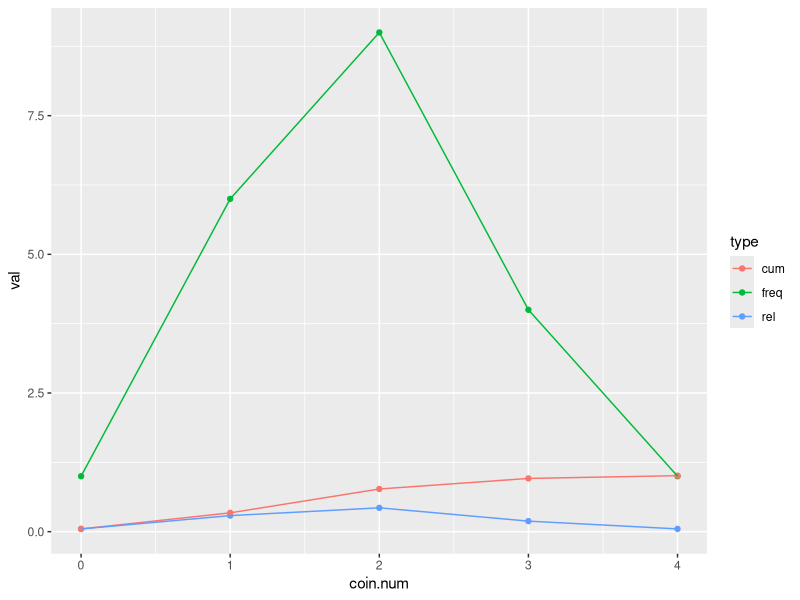
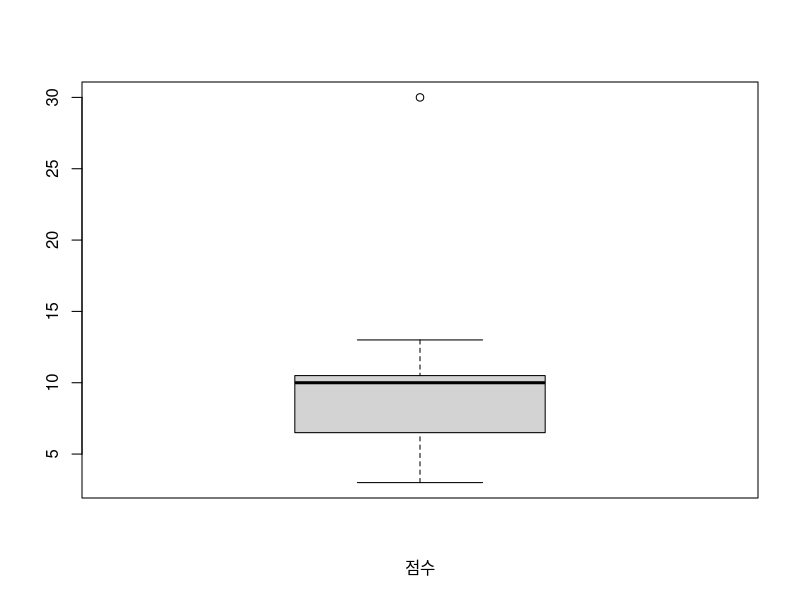
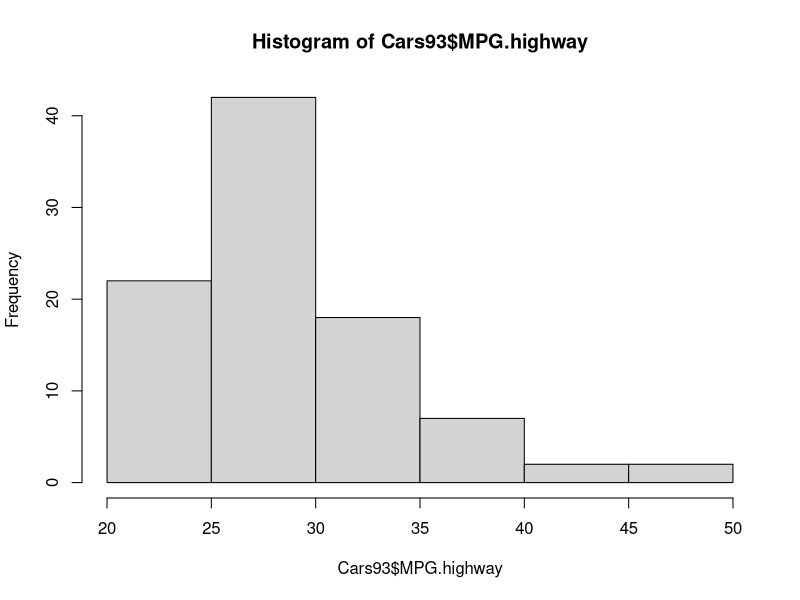
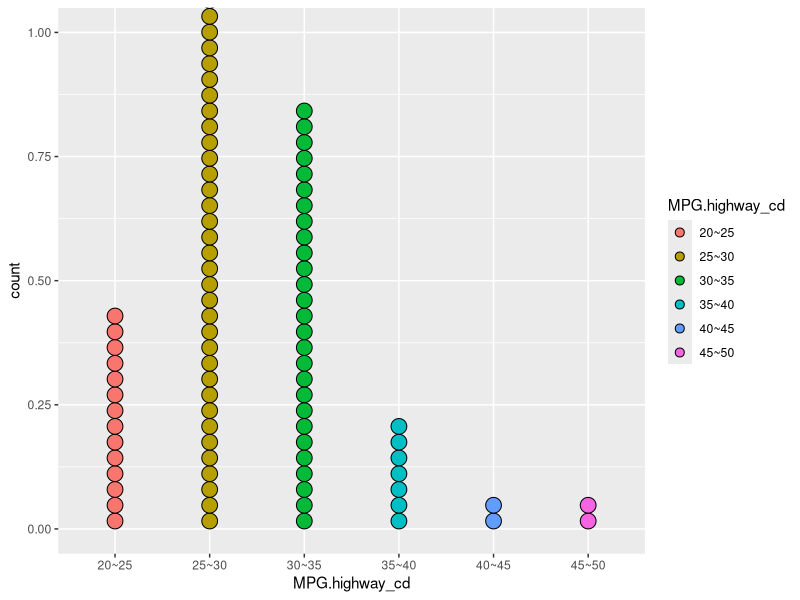
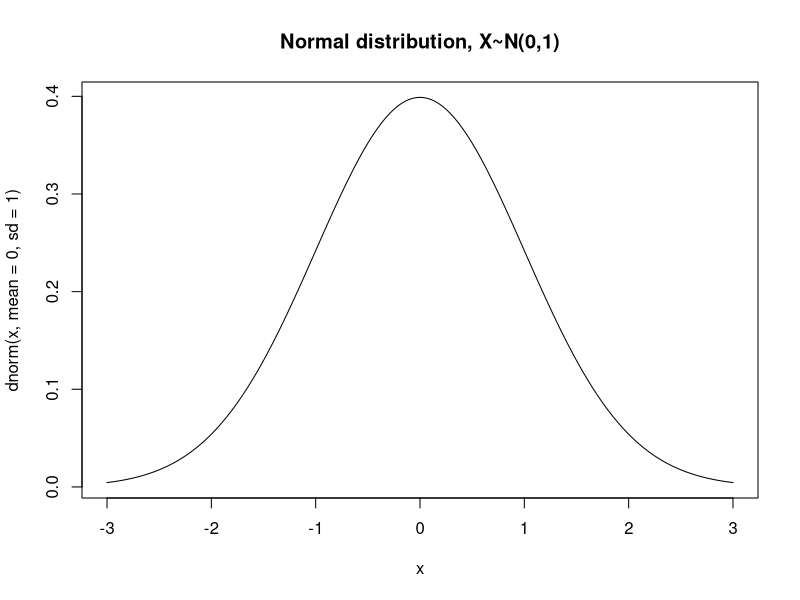

Here is the R script that generated these plots, in order: (Note: this script raises an error after producing the figures.)
library(ggplot2)
coin<-c(2,2,0,1,1,1,2,2,3,4,1,3,2,3,3,1,2,2,1,2,2)
coin.num=sort(unique(coin))
coin.freq=rep(0,4)
for(i in 1:length(coin.num)){
	coin.freq[i]<-length(coin[coin==i-1])
}
coin.rel=round(coin.freq/length(coin), 2)
coin.cum=cumsum(coin.rel)
coin.freq<-data.frame(coin.num, coin.freq)
names(coin.freq)[2]<-paste("val")
coin.freq$type=rep("freq", length(coin.num))
coin.freq
coin.rel=data.frame(coin.num, coin.rel)
names(coin.rel)[2]<-paste("val")
coin.rel$type=rep("rel", length(coin.num))
coin.rel
coin.cum=data.frame(coin.num, coin.cum)
names(coin.cum)[2]<-paste("val")
coin.cum$type = rep("cum", length(coin.num))
coin.cum
coin.graph=rbind(coin.freq, coin.rel, coin.cum)
ggplot(coin.graph, aes(coin.num, val, group=type, col=type))+geom_point()+geom_line()

score4<-c(3,3,6,7,7,10,10,10,11,13,30)
summary(score4)
total<-sum((score4-mean(score4))*(score4-mean(score4)))
total/length(score4)
var_val<-total/(length(score4)-1)
sqrt(var_val)
sd(score4)
range(score4)[2]-range(score4)[1]
diff(range(score4))
quantile(score4)
quantile(score4, 0.25, type=1)
quantile(score4, probs=c(1:100)/100)
fivenum(score4)
IQR(score4)
ret<-boxplot(score4, xlab="점수")
print(ret)


sapply(mtcars, mean, na.rm=TRUE)

library(MASS)
str(Cars93)
hist(Cars93$MPG.highway)
disc_1<-Cars93[,c("Model", "MPG.highway")]
head(disc_1)
disc_1<-within( disc_1,{
	MPG.highway_cd=character(0)
	MPG.highway_cd[MPG.highway>=20 & MPG.highway<25]="20~25"
	MPG.highway_cd[MPG.highway>=25 & MPG.highway<30]="25~30"
	MPG.highway_cd[MPG.highway>=30 & MPG.highway<35]="30~35"
	MPG.highway_cd[MPG.highway>=35 & MPG.highway<40]="35~40"
	MPG.highway_cd[MPG.highway>=40 & MPG.highway<45]="40~45"
	MPG.highway_cd[MPG.highway>=45 & MPG.highway<=50]="45~50"
	MPG.highway_cd=factor(MPG.highway_cd, level=c("20~25", "25~30","30~35","35~40","40~45","45~50"))
})
attributes(disc_1$MPG.highway_cd)
table(disc_1$MPG.highway_cd)
disc_1

tapply(disc_1$MPG.highway, disc_1$MPG.highway_cd, sum)
tapply(disc_1$MPG.highway, disc_1$MPG.highway_cd, mean)
tapply(disc_1$MPG.highway, disc_1$MPG.highway_cd, sd)
ggplot(disc_1, aes(x=MPG.highway_cd, fill=MPG.highway_cd))+geom_dotplot()
#4분위수 범주화 
summary(disc_1$MPG.highway)
disc_1 <- within(disc_1, {
  MPG.highway_cd2 = character(0)
  MPG.highway_cd2 [MPG.highway < quantile(MPG.highway, 0.25)] = "1Q"
  MPG.highway_cd2 [MPG.highway >= quantile(MPG.highway, 0.25) &
                     MPG.highway < quantile(MPG.highway, 0.50)] = "2Q"
  MPG.highway_cd2 [MPG.highway >= quantile(MPG.highway, 0.50) &
                     MPG.highway < quantile(MPG.highway, 0.75)] = "3Q"
  MPG.highway_cd2 [MPG.highway >= quantile(MPG.highway, 0.75)] = "4Q"
  MPG.highway_cd2 = factor(MPG.highway_cd2, 
                           level = c("1Q","2Q","3Q","4Q"))
})
head(disc_1)
(table(disc_1$MPG.highway_cd2))
(disc_1 <- disc_1[order(disc_1$MPG.highway), ])

dim(disc_1)

# one hot encoding
# 표준편차의 문제점을 해결한 변동계수와 표준오차
# 평균이 증가할 때 분산도 증가하는 문제
# 데이터 표본수가 많아지면 표준편차가 점점 줄어든다.

data(trees)
dim(trees)
sd(trees$Volume)/mean(trees$Volume)
x=c(0,1,2,3,4,5,6,7,8,9,10,11)
sem<-sd(x)/sqrt(length(x))
c(mean(x)-2*sem, mean(x)+2*sem)
stderr<-function(x) sqrt(var(x, na.rm=TRUE)/length(na.omit(x)))
stderr(x)

x<-rnorm(1000,64.5,2.5)
x<-sort(x)
d<-dnorm(x, 64.5, 2.5)
pnorm(0)
pnorm(1)

# 다음 표준 점수를 구하라
# 평균이 100이고 분산이 10인 정규분포에서 50이 나올 확률은
pnorm(50, 100, sqrt(10))

# 평균이 90이고 분산이 12인 정규분포에서 98이 나올 확률은
pnorm(98, 90, sqrt(12))


# (1) 정규분포 그래프 (Normal distribution plot, X~N(0,1)) >  > 
x <- seq(-3, 3, length=200) 
plot(x, dnorm(x, mean=0, sd=1), type='l', main="Normal distribution, X~N(0,1)") 

# 특정한 브랜드의 백열전구의 수명이 1500시간의 평균값과 75시간의 표준편차로 정규분포로
# 이루어져있다. 백열전구가 1410시간보다 덜 오래갈 확률은 얼마인가
# 1410-1500/75
pnorm(-1.2)
# 백열전구가 1563과 1648시간 사이일 확률은 얼마인가
pnorm(1648, 1500, 75)-pnorm(1563, 1500, 75)

# 우리나라에서 사육하고 있는 생후 18개월 이상된 황소무게는 평균이 500kg이고 표준편차가
# 50kg인 정규분포라 한다. 이제 우량한우를 집중 육성 관리하기 위해 무게가 무거운 순서대로
# 5%에 해당하는 황소를 선발하고자 한다. 그렇다면 무게가 몇 kg이상인 황소를 선발해야하는가
qnorm(1-0.05, 500,50)

# X~(300, 50^2)인 정규분포에서 P(X>= 370)일 확률을 구하여라
1-pnorm(1.4)

x<-matrix(1:10, ncol=2)
centered.x<-scale(x,scale=FALSE)
scale(x)

#z값
height <- transform(height, z2.height_korean =(height_korean - mean(height_korean))/sd(height_korean),
                    z2.height_bushman = (height_bushman - mean(height_bushman)) / sd(height_bushman))
#scale은 백터로 들어온 데이터를 대상으로 mean을 구하고 sd를 구한 다음 하나의 데이터마다 z점수를 구해준다.
height <- transform(height, z.height_korean = scale(height_korean), z.height_bushman=scale(height_bushman))
hist(height$z.height_korean, freq=T, main="한국인 표준")
hist(height$z.height_bushman, freq=T, main="부시맨 표준")









